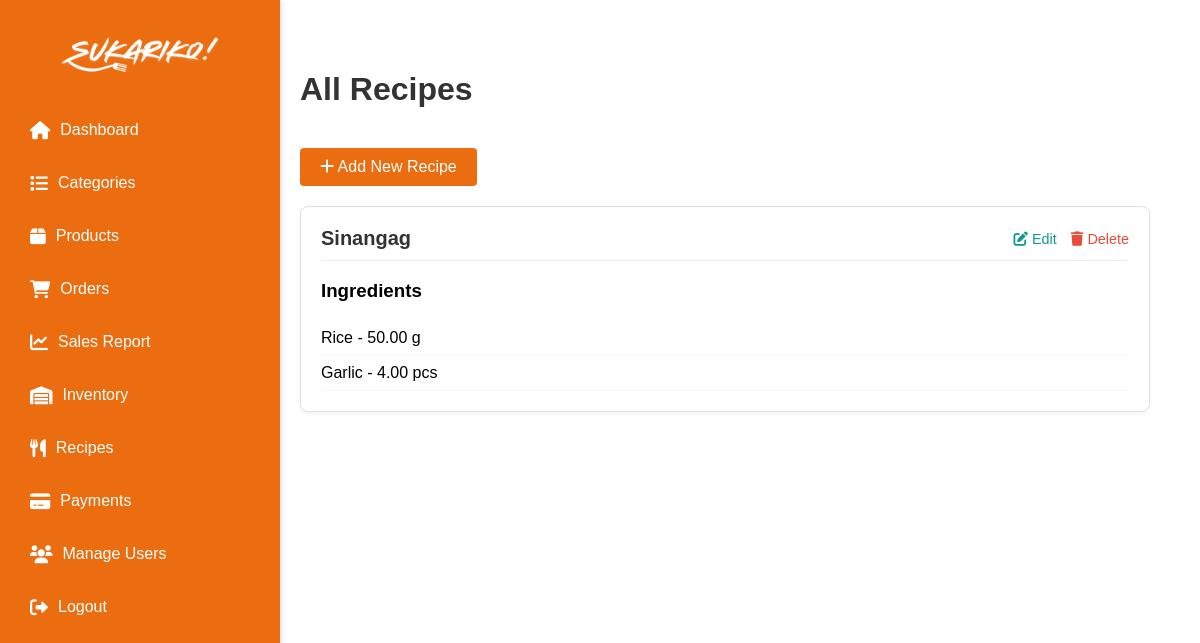
Screenshot of /Super_Admin/view.recipes.php (signed in) with the database file from the repository.
### tables this page shows
CREATE TABLE `recipes` (
  `id` int(11) NOT NULL,
  `recipe_name` varchar(255) NOT NULL,
  `created_at` timestamp NOT NULL DEFAULT current_timestamp(),
  `updated_at` timestamp NOT NULL DEFAULT current_timestamp() ON UPDATE current_timestamp()
);

CREATE TABLE `recipe_ingredients` (
  `id` int(11) NOT NULL,
  `recipe_id` int(11) DEFAULT NULL,
  `item_id` int(11) DEFAULT NULL,
  `quantity` decimal(10,2) DEFAULT NULL,
  `unit` varchar(50) DEFAULT NULL
);

CREATE TABLE `inventory_items` (
  `id` int(11) NOT NULL,
  `item_name` varchar(100) NOT NULL,
  `category` varchar(50) DEFAULT NULL,
  `unit` varchar(20) DEFAULT NULL,
  `current_stock` decimal(10,2) DEFAULT 0.00,
  `reorder_level` decimal(10,2) DEFAULT 0.00,
  `cost_price` decimal(10,2) DEFAULT 0.00,
  `supplier_id` int(11) DEFAULT NULL,
  `updated_at` timestamp NULL DEFAULT NULL,
  `last_updated` timestamp NOT NULL DEFAULT current_timestamp() ON UPDATE current_timestamp()
);

### Super_Admin/view.recipes.php (the view, shortened to what this page needs)
<?php
include_once(__DIR__ . '/../db.php');
$recipes = $pdo->query("SELECT * FROM recipes")->fetchAll();
?>
<!DOCTYPE html>
<html lang="en">
<head>
    <link rel="stylesheet" href="https://cdnjs.cloudflare.com/ajax/libs/font-awesome/6.0.0/css/all.min.css">
</head>
<body>
    <div class="sidebar">
        <h2><img src="../imgmain/logo1.png" alt="POS Logo"></h2>
        <ul>
            <li><a href="super_admin_dashboard.php"><i class="fas fa-home"></i> Dashboard</a></li>
            <li><a href="categories.php"><i class="fas fa-list"></i> Categories</a></li>
            <li><a href="products.php"><i class="fas fa-box"></i> Products</a></li>
            <li><a href="orders.php"><i class="fas fa-shopping-cart"></i> Orders</a></li>
            <li><a href="sales_report.php"><i class="fas fa-chart-line"></i> Sales Report</a></li>
            <li><a href="view_inventory.php"><i class="fas fa-warehouse"></i> Inventory</a></li>
            <li><a href="view_recipes.php" class="active"><i class="fas fa-utensils"></i> Recipes</a></li>
            <li><a href="payments.php"><i class="fas fa-credit-card"></i> Payments</a></li>
            <li><a href="users.php"><i class="fas fa-users"></i> Manage Users</a></li>
            <li><a href="/POS/logout.php"><i class="fas fa-sign-out-alt"></i> Logout</a></li>
        </ul>
    </div>
    <div class="main-content">
        <div class="content-container">
            <h1>All Recipes</h1>
            <a href="add_recipe.php" class="btn-add">
                <i class="fas fa-plus"></i> Add New Recipe
            </a>
            <?php foreach ($recipes as $recipe): ?>
                <div class="recipe-card">
                    <div class="recipe-header">
                        <h2 class="recipe-title"><?= htmlspecialchars($recipe['recipe_name']) ?></h2>
                        <div class="action-buttons">
                            <a href="#" class="edit-btn" onclick="toggleEditForm(<?= $recipe['id'] ?>)">
                                <i class="fas fa-edit"></i> Edit
                            </a>
                            <a href="?delete=<?= $recipe['id'] ?>" class="delete-btn" onclick="return confirm('Are you sure you want to delete this recipe?');">
                                <i class="fas fa-trash"></i> Delete
                            </a>
                        </div>
                    </div>
                    <h3>Ingredients</h3>
                    <ul class="ingredients-list">
                        <?php
                        $stmt = $pdo->prepare("
                            SELECT ri.quantity, ri.unit, ii.item_name
                            FROM recipe_ingredients ri
                            JOIN inventory_items ii ON ri.item_id = ii.id
                            WHERE ri.recipe_id = ?
                        ");
                        $stmt->execute([$recipe['id']]);
                        $ingredients = $stmt->fetchAll();
                        foreach ($ingredients as $ing) {
                            echo "<li>" . htmlspecialchars($ing['item_name']) . " - " . htmlspecialchars($ing['quantity']) . " " . htmlspecialchars($ing['unit']) . "</li>";
                        }
                        ?>
                    </ul>
                </div>
            <?php endforeach; ?>
        </div>
    </div>
</body>
</html>

### Super_Admin/view.recipes.php (style rules this page uses)
body { font-family: Arial, sans-serif; margin: 0; padding: 0; background-color: #F4F6F9; display: flex; min-height: 100vh; }
.sidebar { width: 250px; height: 100vh; background-color: #EC6D10; padding: 15px; position: fixed; top: 0; left: 0; color: white; box-shadow: 2px 0 5px rgba(0, 0, 0, 0.1); }
.sidebar h2 { text-align: center; margin-bottom: 30px; }
.sidebar h2 img { height: 40px; width: auto; }
.sidebar ul { list-style: none; padding: 0; margin: 0; }
.sidebar ul li { margin-bottom: 15px; }
.sidebar ul li a { color: white; text-decoration: none; font-size: 16px; display: flex; align-items: center; padding: 10px 15px; border-radius: 5px; transition: all 0.3s ease; }
.sidebar ul li a i { margin-right: 10px; font-size: 18px; }
.main-content { flex: 1; margin-left: 250px; padding: 30px; background: white; min-height: 100vh; }
.content-container { max-width: 1200px; margin: 0 auto; padding: 20px; }
.recipe-card { border: 1px solid #e0e0e0; border-radius: 8px; padding: 20px; margin-bottom: 20px; background-color: #fff; box-shadow: 0 2px 4px rgba(0, 0, 0, 0.05); }
.recipe-header { display: flex; justify-content: space-between; align-items: center; margin-bottom: 15px; padding-bottom: 10px; border-bottom: 1px solid #eee; }
.recipe-title { font-size: 1.25rem; font-weight: 600; color: #333; margin: 0; }
.action-buttons a { margin-left: 10px; text-decoration: none; font-size: 0.9rem; }
.edit-btn { color: #11998e; }
.delete-btn { color: #e74c3c; }
.ingredients-list { list-style-type: none; padding: 0; margin: 15px 0 0 0; }
.ingredients-list li { padding: 8px 0; border-bottom: 1px solid #f5f5f5; }
.btn-add { display: inline-block; background-color: #EC6D10; color: white; padding: 10px 20px; margin: 20px 0; text-decoration: none; border-radius: 4px; }
h1, h2 { color: #333; margin-bottom: 20px; }

### rows the page displays
recipes: recipe_name "Sinangag"
recipe_ingredients: inventory_items.item_name "Rice", quantity "50.00", unit "g"
recipe_ingredients: inventory_items.item_name "Garlic", quantity "4.00", unit "pcs"
